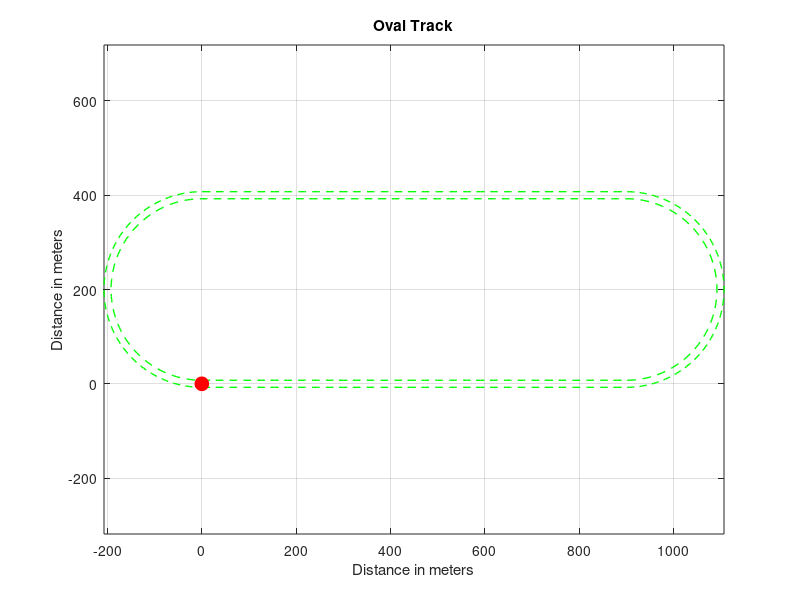

Write MATLAB code to recreate this figure.
% Parameters for the track
straight_length = 900; % Length of the straight sections
curve_radius = 200;    % Radius of the curved sections
straightaway_resolution = 100; % Number of points for the straight sections
curve_resolution = 100; % Number of points for the curves
track_width = 15;

outer_curve_radius = curve_radius + track_width / 2;
inner_curve_radius = curve_radius - track_width / 2;


% First straight section from (0,0) to (900,0)
bottom_straight_x = linspace(0, straight_length, straightaway_resolution);
bottom_straight_y = zeros(1, straightaway_resolution);

bottom_straight_outer_y = bottom_straight_y - track_width / 2;
top_straight_outer_y = ones(1, straightaway_resolution) * (2 * curve_radius + track_width / 2);

bottom_straight_inner_y = bottom_straight_y + track_width / 2;
top_straight_inner_y = ones(1, straightaway_resolution) * (2 * curve_radius - track_width / 2);


% Angles for the 180-degree turns
theta1 = linspace(-pi/2, pi/2, curve_resolution); % Curve at the right
theta2 = linspace(3*pi/2, pi/2, curve_resolution); % Curve at the left


% Calculate the coordinates for Turn 1 (right curve, 180-degree)
turn1_x = straight_length + curve_radius * cos(theta1);
turn1_y = curve_radius + curve_radius * sin(theta1);

turn1_outer_x = straight_length + outer_curve_radius * cos(theta1);
turn1_outer_y = outer_curve_radius * sin(theta1) + curve_radius;

turn1_inner_x = straight_length + inner_curve_radius * cos(theta1);
turn1_inner_y = inner_curve_radius * sin(theta1) + inner_curve_radius + track_width / 2;


% Calculate the coordinates for Turn 2 (left curve, 180-degree)
turn2_x = curve_radius * cos(theta2);
turn2_y = curve_radius * sin(theta2);

turn2_inner_x = inner_curve_radius * cos(theta2);
turn2_inner_y = inner_curve_radius * sin(theta2) + inner_curve_radius + track_width / 2;  % Adjust for the vertical offset

turn2_outer_x = outer_curve_radius * cos(theta2);
turn2_outer_y = outer_curve_radius * sin(theta2) + curve_radius;  % Adjust for the vertical offset


% Combine coordinates to form the track
track_x = [bottom_straight_x, turn1_x, fliplr(bottom_straight_x), fliplr(turn2_x)];
track_y = [bottom_straight_y, turn1_y, ones(1, straightaway_resolution) * 2 * curve_radius, fliplr(turn2_y) + curve_radius];

track_inner_x = [bottom_straight_x, turn1_inner_x, fliplr(bottom_straight_x), fliplr(turn2_inner_x)];
track_inner_y = [bottom_straight_inner_y, turn1_inner_y, top_straight_inner_y, fliplr(turn2_inner_y)];

track_outer_x = [bottom_straight_x, turn1_outer_x, fliplr(bottom_straight_x), fliplr(turn2_outer_x)];
track_outer_y = [bottom_straight_outer_y, turn1_outer_y, top_straight_outer_y, fliplr(turn2_outer_y)];


% Plot the track
figure;
% Plot the inner track with dashed green line
plot(track_inner_x, track_inner_y, 'g--', 'LineWidth', 1);
hold on; % Keep the plot for further additions
% Plot the outer track with dashed green line
plot(track_outer_x, track_outer_y, 'g--', 'LineWidth', 1);

axis equal;
grid on;
title('Oval Track');
xlabel('Distance in meters');
ylabel('Distance in meters');

% Highlight the starting/ending point
plot(0, 0, 'ro', 'MarkerSize', 10, 'MarkerFaceColor', 'r'); % Start/Finish at (0,0)

hold off;
